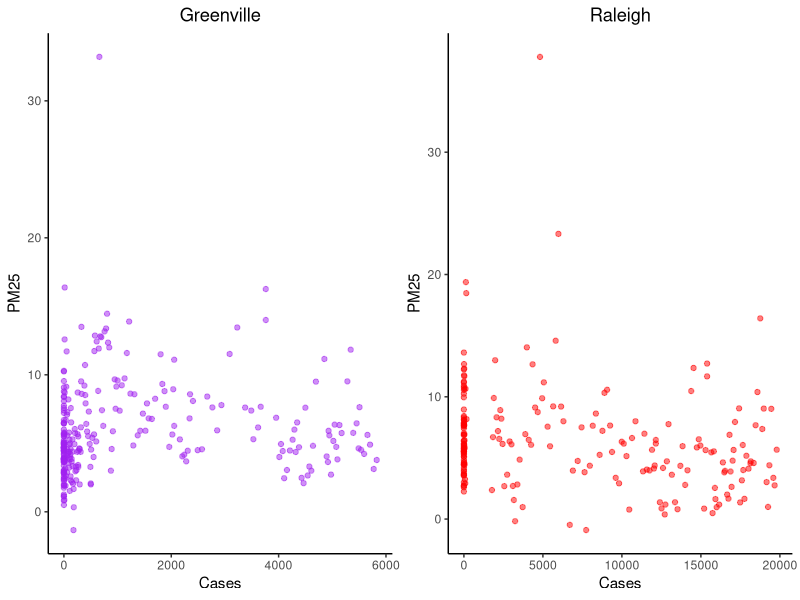
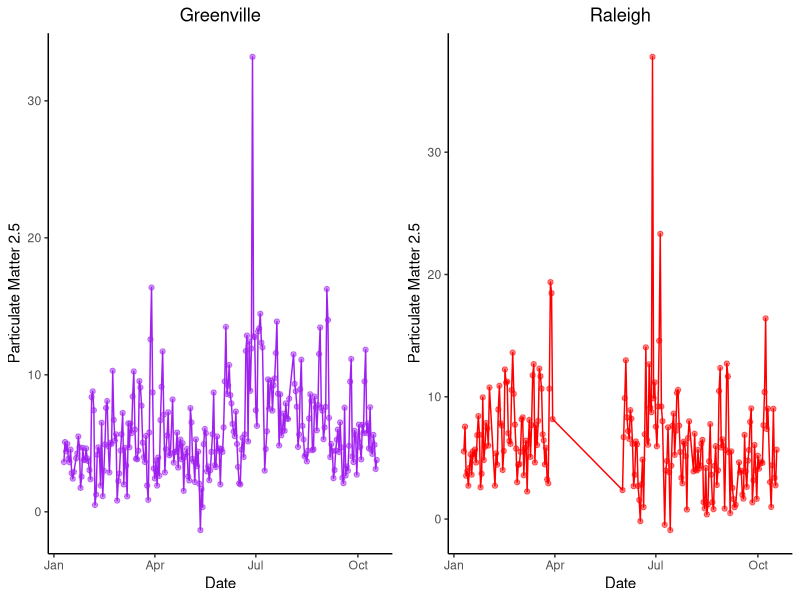
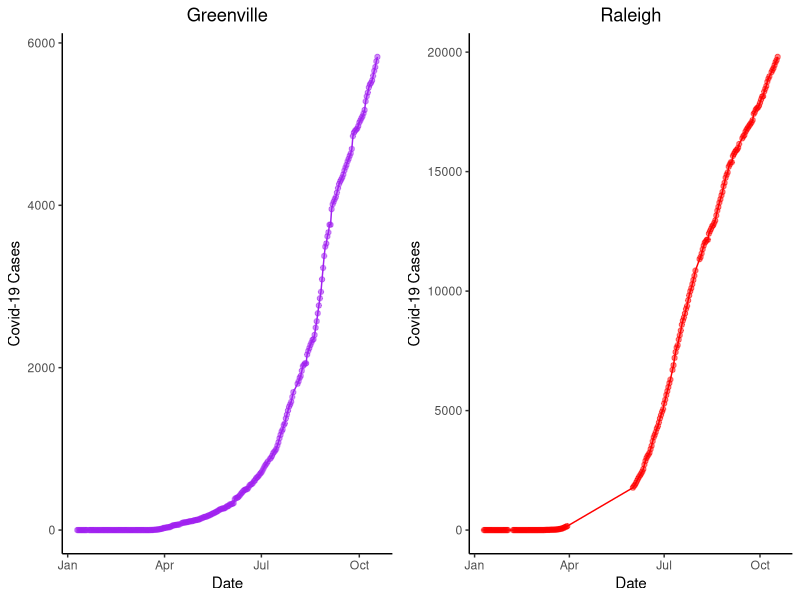
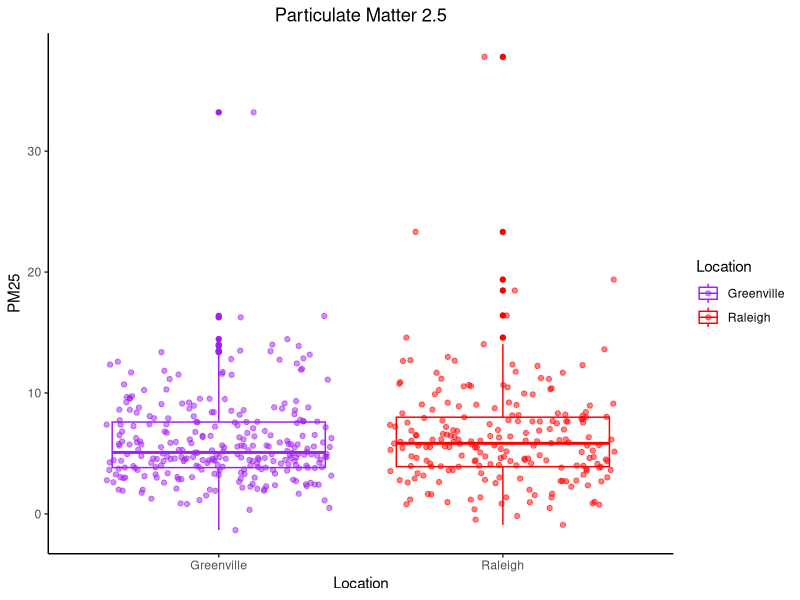

R code for these plots, in order:
library(tidyverse)
library(gridExtra)


#load in data

Gdat<-read.csv("derived_data/Greenville.Clean.Covid.csv")
Rdat<-read.csv("derived_data/Raleigh.Clean.Covid.csv")

g1 <- Gdat %>% 
  ggplot(aes(x = Cases, y = PM25)) +
  geom_point(alpha = .5, color = "Purple") +
  theme(panel.grid.major = element_blank(), panel.grid.minor = element_blank(),
        panel.background = element_blank(), axis.line = element_line(colour = "black")) +
  ggtitle("Greenville") +
  theme(plot.title = element_text(hjust = 0.5))
g2 <- Rdat %>% 
  ggplot(aes(x = Cases, y = PM25)) +
  geom_point(alpha = .5, color = "Red") +
  theme(panel.grid.major = element_blank(), panel.grid.minor = element_blank(),
        panel.background = element_blank(), axis.line = element_line(colour = "black"))  +
  ggtitle("Raleigh") +
  theme(plot.title = element_text(hjust = 0.5))

Graph1 <- grid.arrange(g1, g2, nrow = 1)
ggsave("derived_graphs/PM25.Vs.Cases.plot.png", plot = Graph1)

g3 <-  Gdat %>% 
  ggplot(aes(x = as.Date(utc, "%Y-%m-%d"), y = PM25)) +
  geom_point(alpha = .5, color = "Purple") +
  geom_line(color = "Purple")  +
  theme(panel.grid.major = element_blank(), panel.grid.minor = element_blank(),
        panel.background = element_blank(), axis.line = element_line(colour = "black")) +
  ggtitle("Greenville") +
  theme(plot.title = element_text(hjust = 0.5)) +
  ylab("Particulate Matter 2.5") +
  xlab("Date")

g4 <-  Rdat %>% 
  ggplot(aes(x = as.Date(utc, "%Y-%m-%d"), y = PM25)) +
  geom_point(alpha = .5, color = "Red") +
  geom_line(color = "Red")  +
  theme(panel.grid.major = element_blank(), panel.grid.minor = element_blank(),
        panel.background = element_blank(), axis.line = element_line(colour = "black")) +
  ggtitle("Raleigh") +
  theme(plot.title = element_text(hjust = 0.5)) +
  ylab("Particulate Matter 2.5") +
  xlab("Date")

Graph2 <- grid.arrange(g3, g4, nrow = 1)
ggsave("derived_graphs/Time.Vs.PM25.plot.png", plot = Graph2)

g5 <- Gdat %>% 
  ggplot(aes(x = as.Date(utc, "%Y-%m-%d"), y = Cases)) +
  geom_point(alpha = .5, color = "Purple") +
  geom_line(color = "Purple")  +
  theme(panel.grid.major = element_blank(), panel.grid.minor = element_blank(),
        panel.background = element_blank(), axis.line = element_line(colour = "black")) +
  ggtitle("Greenville") +
  theme(plot.title = element_text(hjust = 0.5)) +
  ylab("Covid-19 Cases") +
  xlab("Date")

g6 <- Rdat %>% 
  ggplot(aes(x = as.Date(utc, "%Y-%m-%d"), y = Cases)) +
  geom_point(alpha = .5, color = "Red") +
  geom_line(color = "Red")  +
  theme(panel.grid.major = element_blank(), panel.grid.minor = element_blank(),
        panel.background = element_blank(), axis.line = element_line(colour = "black")) +
  ggtitle("Raleigh") +
  theme(plot.title = element_text(hjust = 0.5)) +
  ylab("Covid-19 Cases") +
  xlab("Date")

Graph3 <- grid.arrange(g5, g6, nrow = 1)
ggsave("derived_graphs/Time.Vs.Cases.plot.png", plot = Graph3)  

PM25.data <- rbind(Gdat[, c(4, 5)] , Rdat[, c(4, 9)])

g7 <- PM25.data %>% 
  ggplot(aes(y = PM25, x = Location)) +
  geom_boxplot(aes(color = Location)) + 
  geom_jitter(aes(color = Location), alpha = .5) +
  theme(panel.grid.major = element_blank(), panel.grid.minor = element_blank(),
        panel.background = element_blank(), axis.line = element_line(colour = "black")) +
  ggtitle("Particulate Matter 2.5") +
  theme(plot.title = element_text(hjust = 0.5)) +
  scale_color_manual(breaks = c("Greenville", "Raleigh"), values=c("Purple", "Red")) 
ggsave("derived_graphs/PM25.boxplot.png", plot = g7) 
